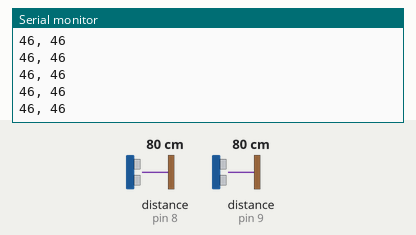
Simulated run of this sketch. Board: Arduino Uno, built with avr-gcc and run on an emulated ATmega328P. Shown: the last lines printed to the serial monitor. Wiring (inferred from the names in the program): 2 × ultrasonic range finder: trigger pin 2, echo pin 9 / trigger pin 3, echo pin 8. The inputs (shaded band) are chosen by the test bench; at power-on: distance to the obstacle (sensors on pin 8, pin 9) 80 cm. The echo pulse lasts 58.3 µs per cm.

Above: at 1.2 s.
1.3 s: distance to the obstacle (sensor on pin 8) set to 4 cm
At 2.4 s:
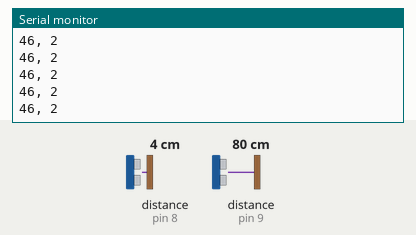
4.3 s: distance to the obstacle (sensor on pin 9) set to 2 cm
At 5.1 s:
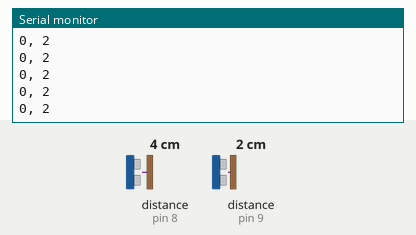
5.8 s: distance to the obstacle (sensor on pin 9) set to 35 cm
At 6.9 s:
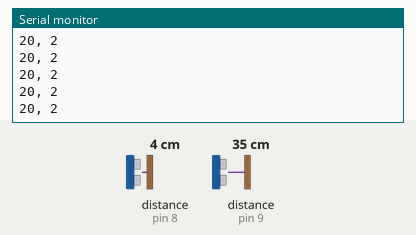
8.8 s: distance to the obstacle (sensor on pin 8) set to 2 cm
At 9.9 s:
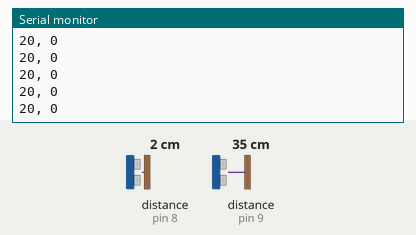
Timing chart, 0 to 11.3 s (numbered marks = the images above; inputs shaded):
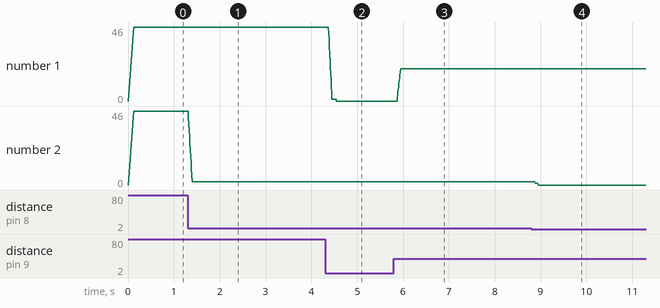

The sketch:

serial-hcsr04-loop-smooth.ino
```cpp
/* Serialreading for multiple HCSR-04
Using Paul Badger's digitalSmooth for noise removing
The sketch is made for 6 ultrasonic sensors pointed on one target person at their middle to make sure he or she does not move at all.
Interferencies are avoided by looping the triggers one after the other.
For now, it only does it for two of them, but that will change very soon n_n */


//pin which triggers ultrasonic sound
const int trigPin1 = 2;
const int trigPin2 = 3;

const int filterSamples = 13;
int sensSmoothArray1 [filterSamples];
int sensSmoothArray2 [filterSamples];

//pin which delivers time to receive echo using pulseIn()
int echoPin1 = 9;
int echoPin2 = 8;

int rawData1, rawData2;


void setup() {
  // initialize serial communication
  Serial.begin(9600);


}

void loop()
{

int smoothData1, smoothData2;

  //initializing the pin states
pinMode(trigPin1, OUTPUT);
pinMode(echoPin1, INPUT);

  //sending the signal, starting with LOW for a clean signal
  digitalWrite(trigPin1, LOW);
  delayMicroseconds(10);
  digitalWrite(trigPin1, HIGH);
  delayMicroseconds(10);
  digitalWrite(trigPin1, LOW);
  //delayMicroseconds(20);


  rawData1 = pulseIn(echoPin1, HIGH);

  smoothData1 = digitalSmooth(rawData1, sensSmoothArray1);

  //printing the current readings to ther serial display
  Serial.print(smoothData1);
  Serial.print(", ");

  delayMicroseconds(100);

  //Phase2

    pinMode(trigPin2, OUTPUT);

  pinMode(echoPin2, INPUT);

  digitalWrite(trigPin2, LOW);
  delayMicroseconds(10);
  digitalWrite(trigPin2, HIGH);
  delayMicroseconds(10);
  digitalWrite(trigPin2, LOW);

  //setting up the input pin, and receiving the duration in
  //microseconds for the sound to bounce off the object infront


  rawData2 = pulseIn(echoPin2, HIGH);


  // convert the time into a distance

  smoothData2 = digitalSmooth(rawData2, sensSmoothArray2);

  //Serial.print(duration2);
  Serial.print(smoothData2);
  Serial.println();


}

  int digitalSmooth(int rawIn, int *sensSmoothArray){     // "int *sensSmoothArray" passes an array to the function - the asterisk indicates the array name is a pointer
  int j, k, temp, top, bottom;
  long total;
  static int i;
 // static int raw[filterSamples];
  static int sorted[filterSamples];
  boolean done;

  i = (i + 1) % filterSamples;    // increment counter and roll over if necc. -  % (modulo operator) rolls over variable
  sensSmoothArray[i] = rawIn;                 // input new data into the oldest slot

  // Serial.print("raw = ");

  for (j=0; j<filterSamples; j++){     // transfer data array into anther array for sorting and averaging
    sorted[j] = sensSmoothArray[j];
  }

  done = 0;                // flag to know when we're done sorting
  while(done != 1){        // simple swap sort, sorts numbers from lowest to highest
    done = 1;
    for (j = 0; j < (filterSamples - 1); j++){
      if (sorted[j] > sorted[j + 1]){     // numbers are out of order - swap
        temp = sorted[j + 1];
        sorted [j+1] =  sorted[j] ;
        sorted [j] = temp;
        done = 0;
      }
    }
  }

/*
  for (j = 0; j < (filterSamples); j++){    // print the array to debug
    Serial.print(sorted[j]);
    Serial.print("   ");
  }
  Serial.println();
*/

  // throw out top and bottom 15% of samples - limit to throw out at least one from top and bottom
  bottom = max(((filterSamples * 15)  / 100), 1);
  top = min((((filterSamples * 85) / 100) + 1  ), (filterSamples - 1));   // the + 1 is to make up for asymmetry caused by integer rounding
  k = 0;
  total = 0;
  for ( j = bottom; j< top; j++){
    total += sorted[j];  // total remaining indices
    k++;
    // Serial.print(sorted[j]);
    // Serial.print("   ");
  }

//  Serial.println();
//  Serial.print("average = ");
//  Serial.println(total/k);
  return total / k /100;    // divide by number of samples + 100 factor for reducing range of values, centimeters doesn't matter
}
```

Measured:
- after the input at 1.3 s, the serial monitor: prints a new line at once (image 1)
- after the input at 4.3 s, the serial monitor: prints a new line after 0.08 s (image 2)
- after the input at 5.8 s, the serial monitor: prints a new line after 0.08 s (image 3)
- after the input at 8.8 s, the serial monitor: prints a new line after 0.08 s (image 4)
- plotted number 1: 46 → 0 after the input at 4.3 s, 0 → 20 after the input at 5.8 s
- plotted number 2: 46 → 2 after the input at 1.3 s
